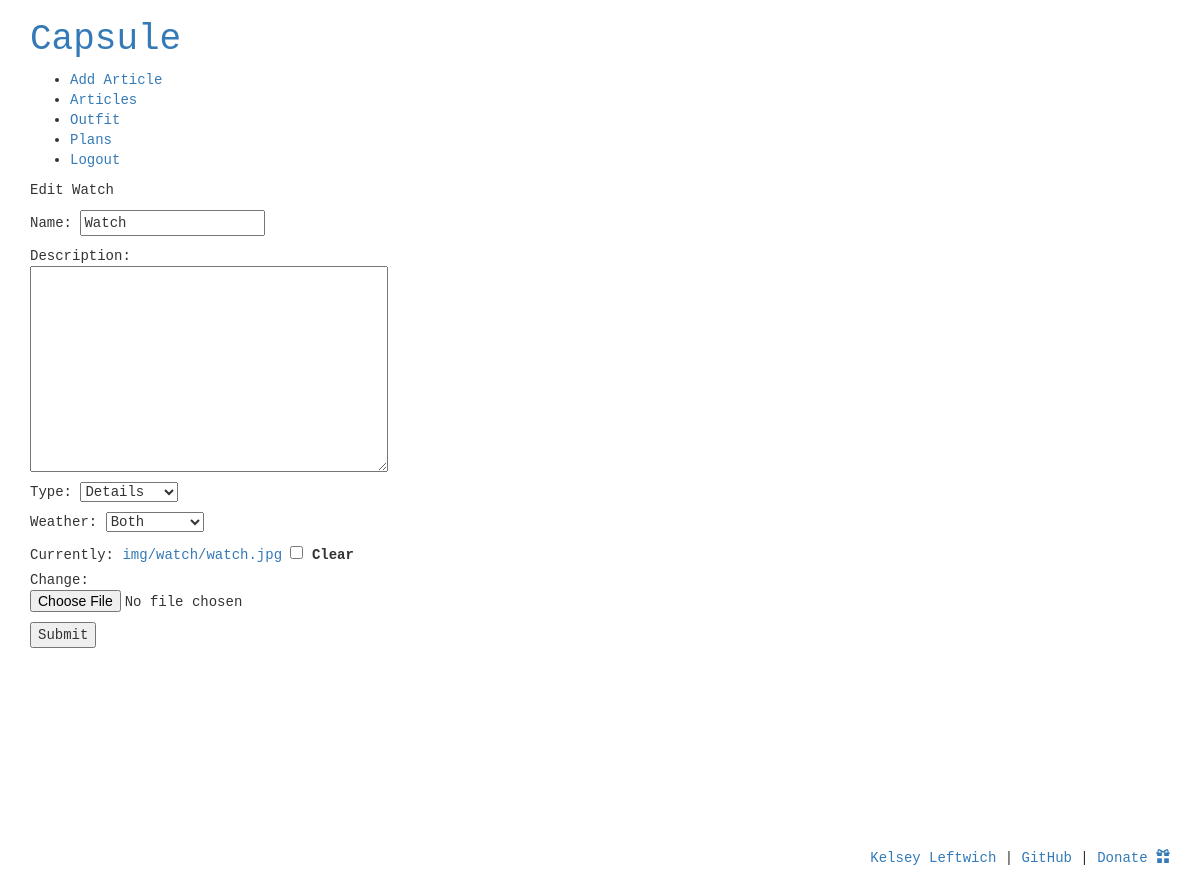
Page /articles/40/edit/ (signed in) on the committed database.
### grid/models.py (models this page shows, shortened)
class Article(models.Model):
	ARTICLE_TYPES = (
		('T', 'Top'),
		('B', 'Bottom'),
		('D', 'Dress'),
		('A', 'Details'),
		('O', 'Outer'),
		('S', 'Shoes'),
		)
	WEATHER_TYPES = (
		('C', 'Cool'),
		('W', 'Warm'),
		('B', 'Both'),
		)
	name = models.CharField(max_length=255)
	description = models.TextField(blank=True, null=True)
	user = models.ForeignKey(User, on_delete=models.CASCADE, null=False)
	article_type = models.CharField(max_length=1, choices=ARTICLE_TYPES, null=True)
	weather_type = models.CharField(max_length=1, choices=WEATHER_TYPES, null=True)
	image = models.ImageField(upload_to=get_image_path, null=True, blank=True)
	image_external = models.CharField(max_length=255, null=True)

### grid/views.py (the view)
# urls.py: url(r'^articles/(?P<article_id>[-\w]+)/edit/$', views.edit_article, name='edit_article'),
@login_required
def edit_article(request, article_id):
	article = Article.objects.get(id=article_id)
	if article.user != request.user:
		raise Http404
	form_class = ArticleForm
	if request.method == 'POST':
		form = form_class(data=request.POST, instance=article, files=request.FILES)
		if form.is_valid():
			form.save()
			return redirect('article_detail', article_id = article.id)
	else:
		form = form_class(instance=article)
		return render(request, 'articles/edit_article.html', {'article': article, 'form': form,})

### grid/forms.py
class ArticleForm(ModelForm):
	class Meta:
		model = Article
		fields = ('name', 'description', 'image', 'article_type', 'weather_type', 'image_external')
		file = forms.ImageField()

### grid/templates/articles/edit_article.html (shortened to what this page needs)
{% extends 'base.html' %}
{% block content %}
<p>Edit {{article.name}}</p>
<form role="form" action="" method="post" enctype="multipart/form-data">
<p>Name: {{form.name}}</p>
<p>Description:<br/>{{form.description}}</p>
<p>Type: {{form.article_type}}</p>
<p>Weather: {{form.weather_type}}</p>
{% if user.profile.profile_type == 'P'%}
	<p>{{form.image}}</p>
{% else %}
	<p>Image URL: {{form.image_external}} <em>Upgrade for image uploads...</em></p>
{% endif %}
<button type="submit">Submit</button>
</form>
{% endblock content %}

### grid/static/css/style.css (style rules this page uses)
body { font-family: monospace; }

### rows in the picture
Article: name "Watch", article_type "Details", weather_type "Both"
